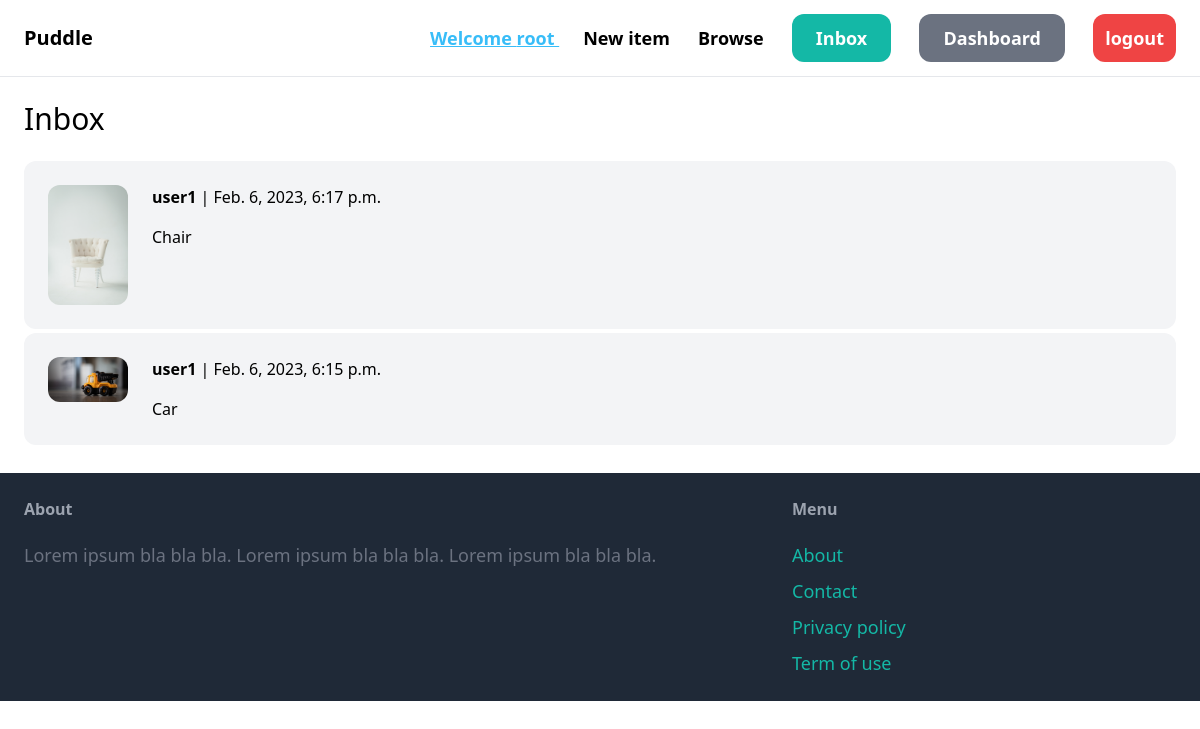
The page /inbox/ (signed in) on the database its author committed.
### conversation/models.py (models this page shows)
class Conversation(models.Model):
    item = models.ForeignKey(Item, related_name='conversations', on_delete=models.CASCADE)
    members = models.ManyToManyField(User, related_name='conversations')
    created_at = models.DateTimeField(auto_now_add=True)
    modified_at = models.DateTimeField(auto_now=True)
    class Meta:
        ordering = ('-modified_at',)

### item/models.py (models this page shows)
class Item(models.Model):
    name = models.CharField(max_length=255)
    description = models.TextField(blank=True, null=True)
    price = models.FloatField()
    is_sold = models.BooleanField(default=False)
    created_at = models.DateTimeField(auto_now_add=True)
    created_by = models.ForeignKey(User, related_name="items", on_delete=models.CASCADE)
    category = models.ForeignKey(Category, related_name="items",on_delete=models.CASCADE)
    image = models.ImageField(upload_to="item_images", blank=True, null=True)

### conversation/views.py (the view)
# urls.py: path('', views.inbox, name='inbox'),
@login_required
def inbox(request):
    conversations = Conversation.objects.filter(members__in=[request.user.id])
    return render(request, 'conversation/inbox.html', {
        'conversations': conversations
    })

### conversation/templates/conversation/inbox.html (shortened to what this page needs)
{% extends 'core/base.html' %}
{% block content %}
<h1 class="mb-6 text-3xl">Inbox</h1>
<div class="space-y-6">
    {% for conversation in conversations %}
        <a href="{% url 'conversation:detail' conversation.id %}">
            <div class="p-6 flex bg-gray-100 rounded-xl mb-1">
                <div class="pr-6">
                    <img src="{{ conversation.item.image.url }}" class="w-20 rounded-xl">
                </div>
                <div>
                    {% for member in conversation.members.all %}
                        {% if member != request.user %}
                            <p class="mb-4"><strong>{{ member.username }}</strong> | {{ conversation.modified_at }}</p>
                            <p>{{ conversation.item.name }}</p>
                        {% endif %}
                    {% endfor %}
                </div>
            </div>
        </a>
    {% endfor %}
</div>
{% endblock %}

### core/templates/core/base.html (shortened to what this page needs)
<!doctype html>
<html>
    <head>
        <script src="https://cdn.tailwindcss.com"></script>
    </head>
    <body>
        <nav class="py-6 px-6 flex justify-between items-center border-b border-gray-200">
            <a href="{% url 'core:index' %}" class="text-xl font-semibold">Puddle</a>
            <div class="space-x-6">
                {% if request.user.is_authenticated %}
                <span class="text-lg font-semibold text-sky-400 underline ">Welcome {{ request.user }} </span>
                <a href="{% url 'item:new' %}" class="text-lg font-semibold hover:text-gray-500">New item</a>
                <a href="{% url 'item:items' %}" class="text-lg font-semibold hover:text-gray-500">Browse</a>
                {% endif %}
                {% if request.user.is_authenticated %}
                    <a href="{% url 'conversation:inbox' %}" class="px-6 py-3 text-lg font-semibold bg-teal-500 text-white rounded-xl hover:bg-teal-700">Inbox</a>
                    <a href="{% url 'dashboard:index' %}" class="px-6 py-3 text-lg font-semibold bg-gray-500 text-white rounded-xl hover:bg-gray-700">Dashboard</a>
                    <a href="{% url 'core:logout' %}" class="px-3 py-3 text-lg font-semibold bg-red-500 text-white rounded-xl hover:bg-gray-700">logout</a>
                {% else %}
                    <a href="{% url 'core:signup' %}" class="px-6 py-3 text-lg font-semibold bg-teal-500 text-white rounded-xl hover:bg-teal-700">Sign up</a>
                    <a href="{% url 'core:login' %}" class="px-6 py-3 text-lg font-semibold bg-gray-500 text-white rounded-xl hover:bg-gray-700">Log in</a>
                {% endif %}
            </div>
        </nav>
        <div class="px-6 py-6">
            {% block content %}
            {% endblock %}
        </div>
        <footer class="py-6 px-6 flex justify-between bg-gray-800">
            <div class="w-2/3 pr-10">
                <h3 class="mb-5 font-semibold text-gray-400">About</h3>
                <p class="text-lg text-gray-500">Lorem ipsum bla bla bla. Lorem ipsum bla bla bla. Lorem ipsum bla bla bla.</p>
            </div>
            <div class="w-1/3">
                <h3 class="mb-5 font-semibold text-gray-400">Menu</h3>
                <ul class="space-y-2">
                    <li><a href="#" class="text-lg text-teal-500 hover:text-teal-700">About</a></li>
                    <li><a href=" {% url 'core:contact' %}" class="text-lg text-teal-500 hover:text-teal-700">Contact</a></li>
                    <li><a href="#" class="text-lg text-teal-500 hover:text-teal-700">Privacy policy</a></li>
                    <li><a href="#" class="text-lg text-teal-500 hover:text-teal-700">Term of use</a></li>
                </ul>
            </div>
        </footer>
    </body>
</html>

### rows shown on the page
Conversation: item.image (picture), modified_at "Feb. 6, 2023, 6:17 p.m.", item.name "Chair"
Conversation: item.image (picture), modified_at "Feb. 6, 2023, 6:15 p.m.", item.name "Car"

### other values the page prints
{{ request.user }} "root"
{{ member.username }} "user1"
